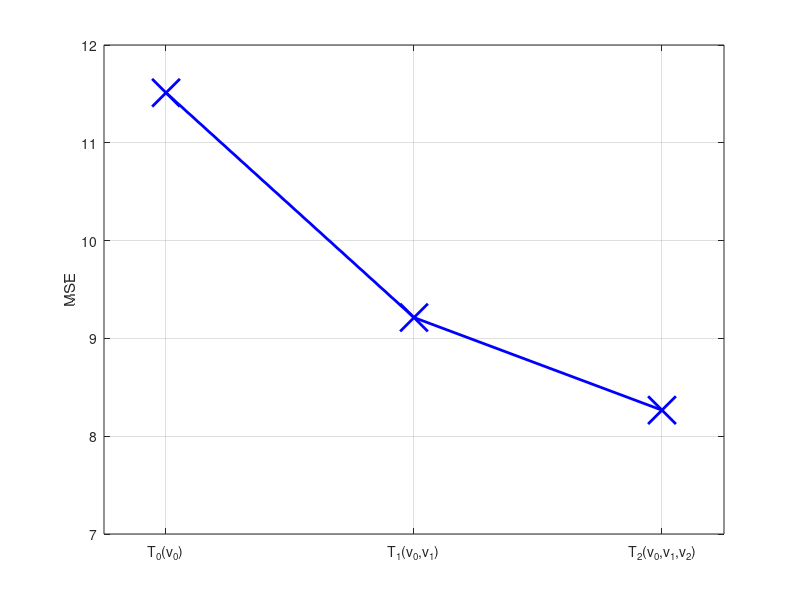

Reproduce this figure in MATLAB. (Note: this script raises an error after producing the figure.)
function example4()

    % Example 4
    
    % Reference:
    %   Paper   = Optimal modeling of nonlinear systems: method of variable injections. (Submitted paper - 2023)
    %   Authors = Soto-Quiros, Pablo and Torokhti, Anatoli

    clc; clear; close all

    m=50; 

    % Error T0(v0)
    q0=50; 
    s=10000; alpha=1.65;
    X=alpha*rand(m,s);
    V0=rand(q0,s);
    Z0=V0;          
    Exx=(1/s)*(X*X');
    Exz0=(1/s)*(X*Z0'); Ez0z0=(1/s)*(Z0*Z0');
    A0=Exz0*sqrtm(pinv(Ez0z0));                  
    error0=trace(Exx)-norm(A0,'fro')^2;
    fprintf(['MSE for T(v0) = ', num2str(error0),'\n'])

    % Example T1(v0,v1)
    q0=50; q1=50; 
    s=200; alpha=2.1;
    X=alpha*rand(m,s);
    V0=rand(q0,s); V1=rand(q1,s);
    Z0=V0;          
    Ev1z0=(1/s)*(V1*Z0'); Ez0z0=(1/s)*(Z0*Z0'); Z1=V1-Ev1z0*pinv(Ez0z0)*Z0;
    %Covariance matrices    
    Exz0=(1/s)*(X*Z0'); Ez0z0=(1/s)*(Z0*Z0');
    A0=Exz0*sqrtm(pinv(Ez0z0));                  
    Exz1=(1/s)*(X*Z1'); Ez1z1=(1/s)*(Z1*Z1');
    A1=Exz1*sqrtm(pinv(Ez1z1));

    %Compute error
    Exx=(1/s)*(X*X');

    error1=trace(Exx)-norm(A0,'fro')^2-norm(A1,'fro')^2;
    fprintf(['MSE for T(v0,v1) = ', num2str(error1),'\n'])

    % Example T2(v0,v1,v2)
    q0=50; q1=50; q2=50; 
    s=200; alpha=2.75;
    X=alpha*rand(m,s);
    V0=rand(q0,s); V1=rand(q1,s); V2=rand(q2,s);
    Z0=V0;          
    Ev1z0=(1/s)*(V1*Z0'); Ez0z0=(1/s)*(Z0*Z0'); Z1=V1-Ev1z0*pinv(Ez0z0)*Z0;
    Ev2z0=(1/s)*(V2*Z0'); Ev2z1=(1/s)*(V2*Z1'); Ez1z1=(1/s)*(Z1*Z1'); Z2=V2-Ev2z0*pinv(Ez0z0)*Z0-Ev2z1*pinv(Ez1z1)*Z1;
    %Covariance matrices    
    Exz0=(1/s)*(X*Z0'); Ez0z0=(1/s)*(Z0*Z0');
    A0=Exz0*sqrtm(pinv(Ez0z0));         
    Exz1=(1/s)*(X*Z1'); Ez1z1=(1/s)*(Z1*Z1');
    A1=Exz1*sqrtm(pinv(Ez1z1));                 
    Exz2=(1/s)*(X*Z2'); Ez2z2=(1/s)*(Z2*Z2');
    A2=Exz2*sqrtm(pinv(Ez2z2));
    %Compute error
    Exx=(1/s)*(X*X');
    error2=trace(Exx)-norm(A0,'fro')^2-norm(A1,'fro')^2-norm(A2,'fro')^2;
    fprintf(['MSE for T(v0,v1,v2) = ', num2str(error2),'\n'])
    
    x=[1 2 3];
    y=[error0 error1 error2];
    
    p=plot(x,y,'-bx','LineWidth',2,'MarkerSize',20);
    grid on
    xticks([1 2 3])
    xticklabels({'T_0(v_0)','T_1(v_0,v_1)','T_2(v_0,v_1,v_2)'})
    xlim([0.75,3.25])
    ylim([7,12])
    ylabel('MSE')
    p.MarkerEdgeColor = [1 0 0];
      
end

